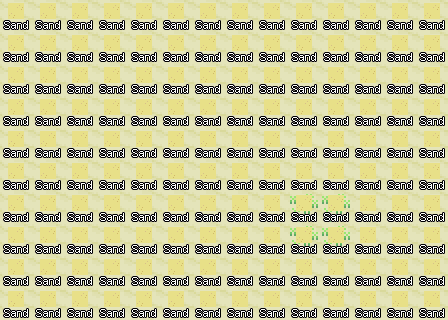

A 2D game scene composited from a Tiled map and its tileset images. What follows is a short description and the map's XML, with every tile layer's data as written:
An orthogonal 14x10 tile map with 32x32 px tiles, 9 tile layers (1_1, 1_deco_1, 2_2, 2_deco_2, ...), 5 tilesets.

<map version="1.10" tiledversion="1.11.2" orientation="orthogonal" renderorder="left-up" width="14" height="10" tilewidth="32" tileheight="32" infinite="0" nextlayerid="13" nextobjectid="1">
  <tileset firstgid="1" source="../Tilesets/00Home.tsx" />
  <tileset firstgid="4257" source="../Tilesets/systemtags.tsx" />
  <tileset firstgid="4385" source="../Tilesets/passages.tsx" />
  <tileset firstgid="4529" source="../Tilesets/terrain_tag.tsx" />
  <tileset firstgid="4545" source="../Tilesets/borders.tsx" />
  <layer id="1" name="1_1" width="14" height="10">
    <data encoding="csv">93,93,93,93,93,93,93,93,93,93,93,93,93,93
,93,93,93,93,93,93,93,93,93,93,93,93,93,93
,93,93,93,93,93,93,93,93,93,93,93,93,93,93
,93,93,93,93,93,93,93,93,93,93,93,93,93,93
,93,93,93,93,93,93,93,93,93,93,93,93,93,93
,93,93,93,93,93,93,93,93,93,93,93,93,93,93
,93,93,93,93,93,93,93,93,93,93,93,93,93,93
,93,93,93,93,93,93,93,93,93,93,93,93,93,93
,93,93,93,93,93,93,93,93,93,93,93,93,93,93
,93,93,93,93,93,93,93,93,93,93,93,93,93,93
</data>
  </layer>
  <layer id="2" name="1_deco_1" width="14" height="10">
    <data encoding="csv">0,0,0,0,0,0,0,0,0,0,0,0,0,0
,0,0,0,0,0,0,0,0,0,0,0,0,0,0
,0,0,0,0,0,0,0,0,0,0,0,0,0,0
,0,0,0,0,0,0,0,0,0,0,0,0,0,0
,0,0,0,0,0,0,0,0,0,0,0,0,0,0
,0,0,0,0,0,0,0,0,0,0,0,0,0,0
,0,0,0,0,0,0,0,0,0,3260,3260,0,0,0
,0,0,0,0,0,0,0,0,0,3260,3260,0,0,0
,0,0,0,0,0,0,0,0,0,0,0,0,0,0
,0,0,0,0,0,0,0,0,0,0,0,0,0,0
</data>
  </layer>
  <group id="3" name="z = 0" />
  <layer id="4" name="2_2" width="14" height="10">
    <data encoding="csv">0,0,0,0,0,0,0,0,0,0,0,0,0,0
,0,0,0,0,0,0,0,0,0,0,0,0,0,0
,0,0,0,0,0,0,0,0,0,0,0,0,0,0
,0,0,0,0,0,0,0,0,0,0,0,0,0,0
,0,0,0,0,0,0,0,0,0,0,0,0,0,0
,0,0,0,0,0,0,0,0,0,0,0,0,0,0
,0,0,0,0,0,0,0,0,0,0,0,0,0,0
,0,0,0,0,0,0,0,0,0,0,0,0,0,0
,0,0,0,0,0,0,0,0,0,0,0,0,0,0
,0,0,0,0,0,0,0,0,0,0,0,0,0,0
</data>
  </layer>
  <layer id="5" name="2_deco_2" width="14" height="10">
    <data encoding="csv">0,0,0,0,0,0,0,0,0,0,0,0,0,0
,0,0,0,0,0,0,0,0,0,0,0,0,0,0
,0,0,0,0,0,0,0,0,0,0,0,0,0,0
,0,0,0,0,0,0,0,0,0,0,0,0,0,0
,0,0,0,0,0,0,0,0,0,0,0,0,0,0
,0,0,0,0,0,0,0,0,0,0,0,0,0,0
,0,0,0,0,0,0,0,0,0,0,0,0,0,0
,0,0,0,0,0,0,0,0,0,0,0,0,0,0
,0,0,0,0,0,0,0,0,0,0,0,0,0,0
,0,0,0,0,0,0,0,0,0,0,0,0,0,0
</data>
  </layer>
  <group id="6" name="z = 1" />
  <layer id="7" name="3_3" width="14" height="10">
    <data encoding="csv">0,0,0,0,0,0,0,0,0,0,0,0,0,0
,0,0,0,0,0,0,0,0,0,0,0,0,0,0
,0,0,0,0,0,0,0,0,0,0,0,0,0,0
,0,0,0,0,0,0,0,0,0,0,0,0,0,0
,0,0,0,0,0,0,0,0,0,0,0,0,0,0
,0,0,0,0,0,0,0,0,0,0,0,0,0,0
,0,0,0,0,0,0,0,0,0,0,0,0,0,0
,0,0,0,0,0,0,0,0,0,0,0,0,0,0
,0,0,0,0,0,0,0,0,0,0,0,0,0,0
,0,0,0,0,0,0,0,0,0,0,0,0,0,0
</data>
  </layer>
  <layer id="8" name="3_deco_3" width="14" height="10">
    <data encoding="csv">0,0,0,0,0,0,0,0,0,0,0,0,0,0
,0,0,0,0,0,0,0,0,0,0,0,0,0,0
,0,0,0,0,0,0,0,0,0,0,0,0,0,0
,0,0,0,0,0,0,0,0,0,0,0,0,0,0
,0,0,0,0,0,0,0,0,0,0,0,0,0,0
,0,0,0,0,0,0,0,0,0,0,0,0,0,0
,0,0,0,0,0,0,0,0,0,0,0,0,0,0
,0,0,0,0,0,0,0,0,0,0,0,0,0,0
,0,0,0,0,0,0,0,0,0,0,0,0,0,0
,0,0,0,0,0,0,0,0,0,0,0,0,0,0
</data>
  </layer>
  <group id="9" name="z = 2" />
  <layer id="10" name="terrain_tags" width="14" height="10">
    <data encoding="csv">0,0,0,0,0,0,0,0,0,0,0,0,0,0
,0,0,0,0,0,0,0,0,0,0,0,0,0,0
,0,0,0,0,0,0,0,0,0,0,0,0,0,0
,0,0,0,0,0,0,0,0,0,0,0,0,0,0
,0,0,0,0,0,0,0,0,0,0,0,0,0,0
,0,0,0,0,0,0,0,0,0,0,0,0,0,0
,0,0,0,0,0,0,0,0,0,0,0,0,0,0
,0,0,0,0,0,0,0,0,0,0,0,0,0,0
,0,0,0,0,0,0,0,0,0,0,0,0,0,0
,0,0,0,0,0,0,0,0,0,0,0,0,0,0
</data>
  </layer>
  <layer id="11" name="systemtags" width="14" height="10">
    <data encoding="csv">4271,4271,4271,4271,4271,4271,4271,4271,4271,4271,4271,4271,4271,4271
,4271,4271,4271,4271,4271,4271,4271,4271,4271,4271,4271,4271,4271,4271
,4271,4271,4271,4271,4271,4271,4271,4271,4271,4271,4271,4271,4271,4271
,4271,4271,4271,4271,4271,4271,4271,4271,4271,4271,4271,4271,4271,4271
,4271,4271,4271,4271,4271,4271,4271,4271,4271,4271,4271,4271,4271,4271
,4271,4271,4271,4271,4271,4271,4271,4271,4271,4271,4271,4271,4271,4271
,4271,4271,4271,4271,4271,4271,4271,4271,4271,4271,4271,4271,4271,4271
,4271,4271,4271,4271,4271,4271,4271,4271,4271,4271,4271,4271,4271,4271
,4271,4271,4271,4271,4271,4271,4271,4271,4271,4271,4271,4271,4271,4271
,4271,4271,4271,4271,4271,4271,4271,4271,4271,4271,4271,4271,4271,4271
</data>
  </layer>
  <layer id="12" name="passages" width="14" height="10">
    <data encoding="csv">0,0,0,0,0,0,0,0,0,0,0,0,0,0
,0,0,0,0,0,0,0,0,0,0,0,0,0,0
,0,0,0,0,0,0,0,0,0,0,0,0,0,0
,0,0,0,0,0,0,0,0,0,0,0,0,0,0
,0,0,0,0,0,0,0,0,0,0,0,0,0,0
,0,0,0,0,0,0,0,0,0,0,0,0,0,0
,0,0,0,0,0,0,0,0,0,0,0,0,0,0
,0,0,0,0,0,0,0,0,0,0,0,0,0,0
,0,0,0,0,0,0,0,0,0,0,0,0,0,0
,0,0,0,0,0,0,0,0,0,0,0,0,0,0
</data>
  </layer>
  <group id="13" name="info" />
</map>
